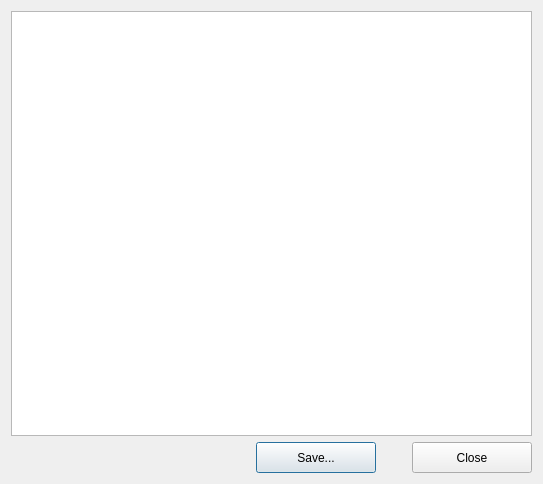
<?xml version="1.0" encoding="UTF-8"?>
<ui version="4.0">
 <class>articleDialog</class>
 <widget class="QDialog" name="articleDialog">
  <property name="geometry">
   <rect>
    <x>0</x>
    <y>0</y>
    <width>543</width>
    <height>484</height>
   </rect>
  </property>
  <property name="windowTitle">
   <string>Article Viewer</string>
  </property>
  <layout class="QGridLayout" name="gridLayout">
   <item row="0" column="0">
    <widget class="QTextBrowser" name="textBrowser"/>
   </item>
   <item row="1" column="0">
    <layout class="QHBoxLayout" name="horizontalLayout">
     <item>
      <spacer name="horizontalSpacer">
       <property name="orientation">
        <enum>Qt::Horizontal</enum>
       </property>
       <property name="sizeHint" stdset="0">
        <size>
         <width>40</width>
         <height>31</height>
        </size>
       </property>
      </spacer>
     </item>
     <item>
      <widget class="QPushButton" name="saveButton">
       <property name="minimumSize">
        <size>
         <width>120</width>
         <height>31</height>
        </size>
       </property>
       <property name="text">
        <string>Save...</string>
       </property>
      </widget>
     </item>
     <item>
      <spacer name="horizontalSpacer_2">
       <property name="orientation">
        <enum>Qt::Horizontal</enum>
       </property>
       <property name="sizeType">
        <enum>QSizePolicy::Fixed</enum>
       </property>
       <property name="sizeHint" stdset="0">
        <size>
         <width>30</width>
         <height>31</height>
        </size>
       </property>
      </spacer>
     </item>
     <item>
      <widget class="QPushButton" name="closeButton">
       <property name="minimumSize">
        <size>
         <width>120</width>
         <height>31</height>
        </size>
       </property>
       <property name="text">
        <string>Close</string>
       </property>
      </widget>
     </item>
    </layout>
   </item>
  </layout>
 </widget>
 <layoutdefault spacing="6" margin="11"/>
 <pixmapfunction>qPixmapFromMimeSource</pixmapfunction>
 <tabstops>
  <tabstop>textBrowser</tabstop>
  <tabstop>saveButton</tabstop>
  <tabstop>closeButton</tabstop>
 </tabstops>
 <resources/>
 <connections>
  <connection>
   <sender>closeButton</sender>
   <signal>clicked()</signal>
   <receiver>articleDialog</receiver>
   <slot>reject()</slot>
   <hints>
    <hint type="sourcelabel">
     <x>445</x>
     <y>460</y>
    </hint>
    <hint type="destinationlabel">
     <x>211</x>
     <y>450</y>
    </hint>
   </hints>
  </connection>
 </connections>
</ui>
